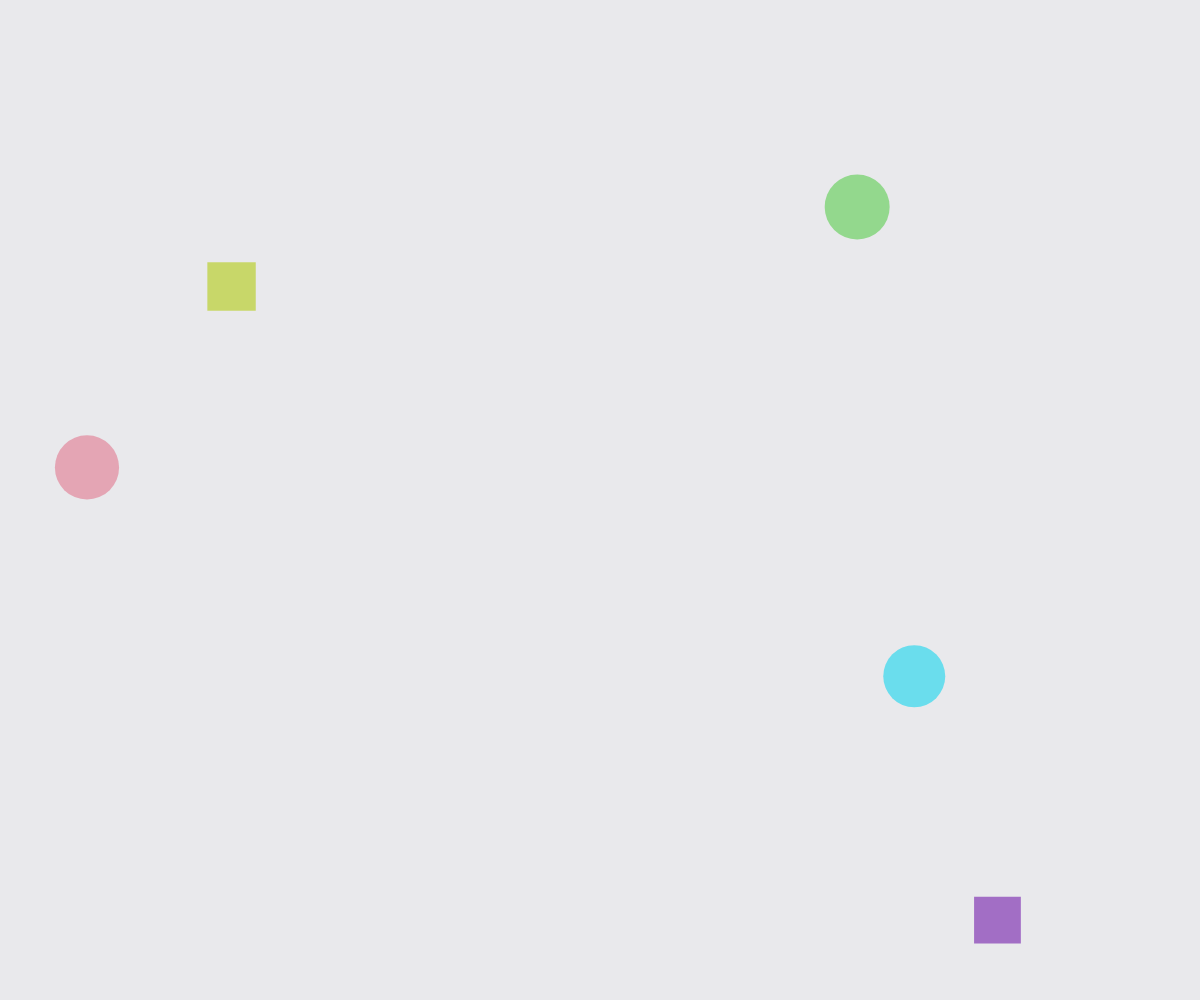
Frame 1 (no input)
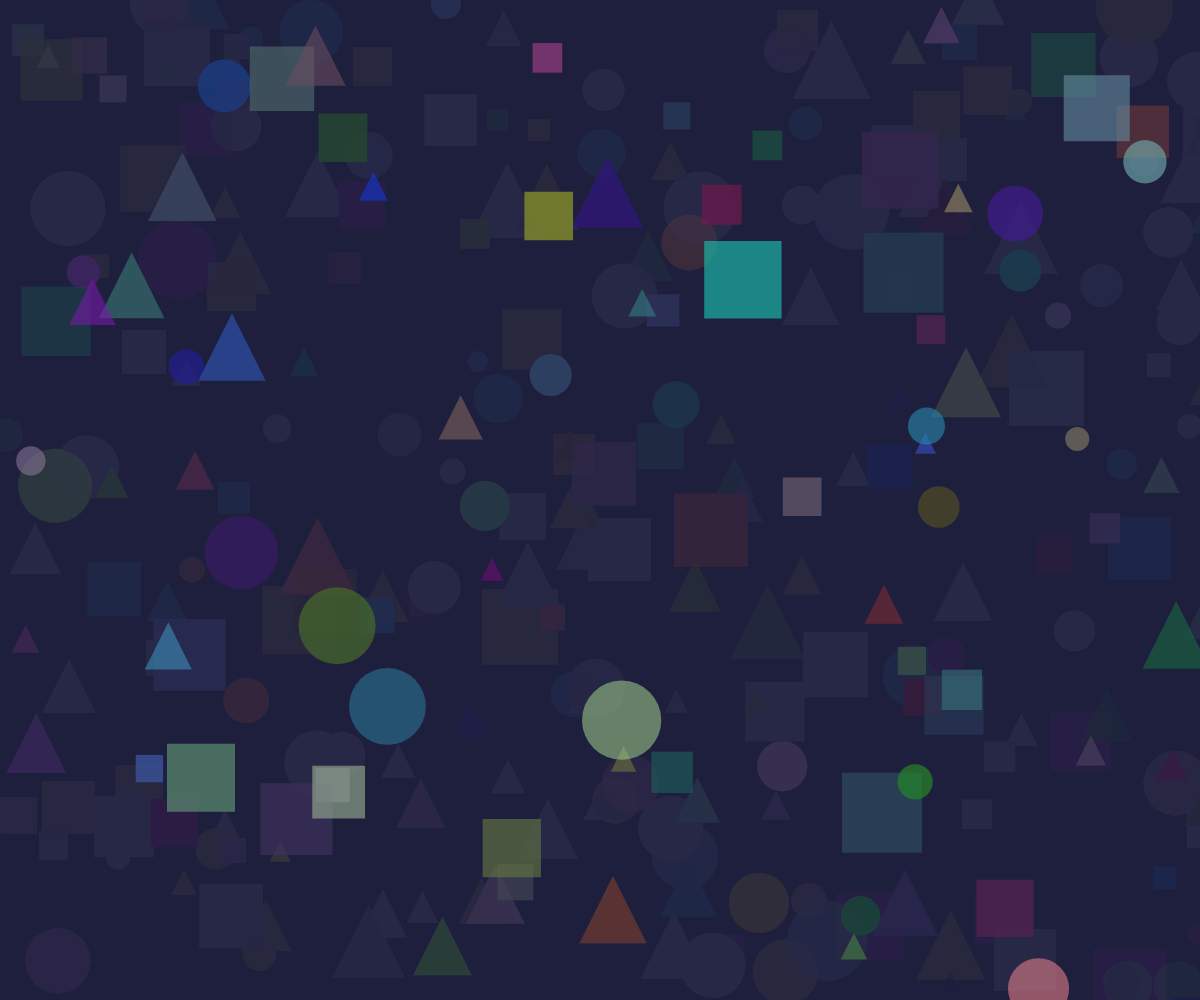
Frame 60 (no input)
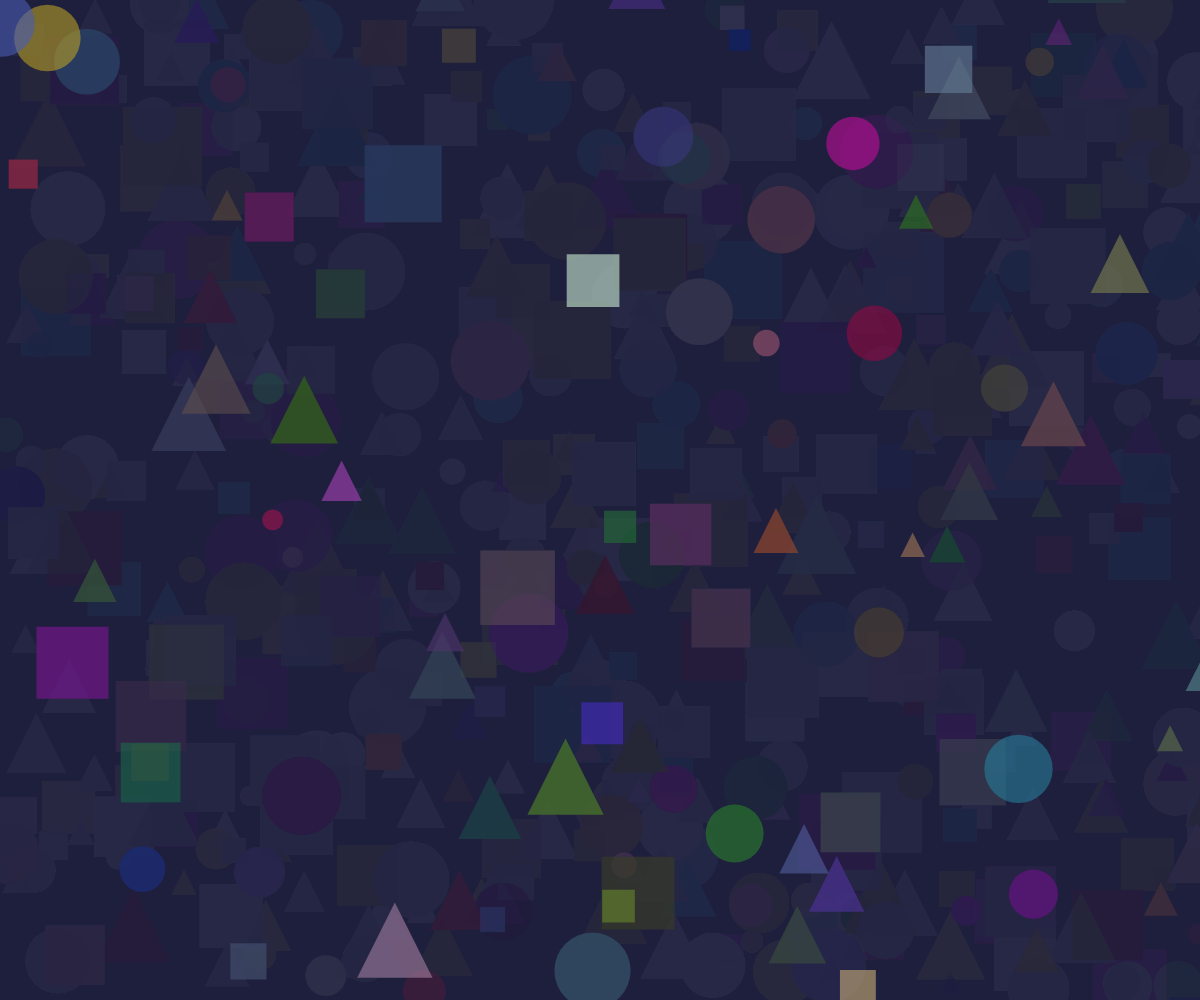
Frame 120 (the mouse pressed at the canvas centre since frame 60)

The p5.js sketch that drew these frames (run headless with seeded random() and noise() and a simulated clock; from frame 60 on, the mouse is pressed at the canvas centre):

// p5.js sketch
// ── sketch.js
function setup() {
  createCanvas(windowWidth, windowHeight);
  noStroke();  // Disable stroke for the shapes
}


function draw() {
  background(30, 30, 60, 25); // Dark background with transparency

  for (let i = 0; i < 5; i++) {
    let x = random(width);
    let y = random(height);
    let size = random(20, 80);
    let colorR = random(255);
    let colorG = random(255);
    let colorB = random(255);
    let shapeType = random(['ellipse', 'rect', 'triangle']);

    fill(colorR, colorG, colorB, 150); // Set fill color with some transparency

    if (shapeType === 'ellipse') {
      ellipse(x, y, size, size);
    } else if (shapeType === 'rect') {
      rect(x, y, size, size);
    } else if (shapeType === 'triangle') {
      triangle(x, y, x + size, y, x + size / 2, y - size);
    }
  }
}
function windowResized() {
  resizeCanvas(windowWidth, windowHeight);
}
